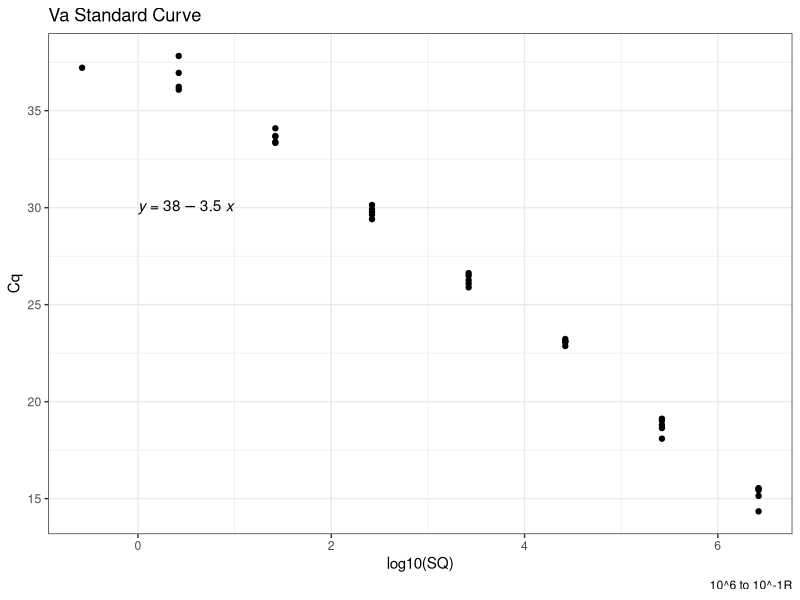
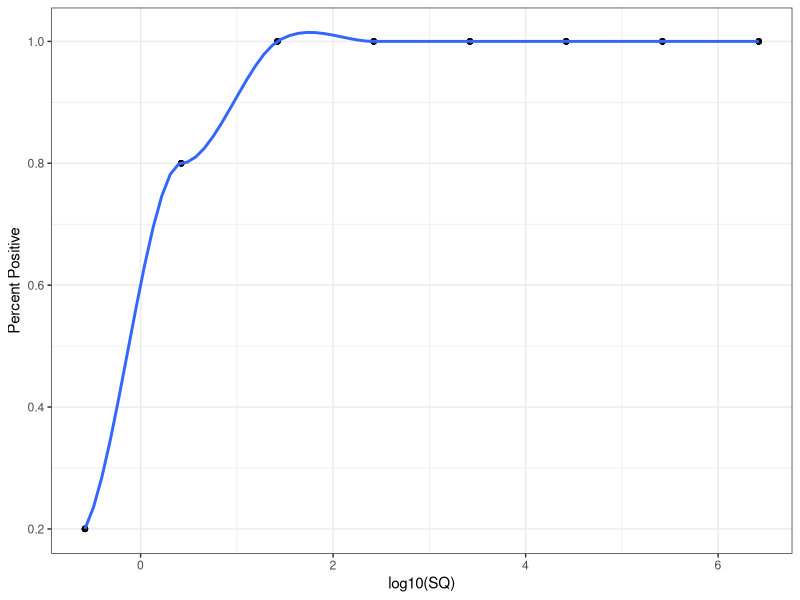

Recreate these plots in R, in order.
## ---- chunk 1
library(here)
library(tidyverse)
library(ggpubr)
## ---- chunk 2
va<- read_csv(here("data", "raw_data", "qpcr", "va", "va_c2_bo_daily_57.csv"))
## ---- chunk 3
va<-
  va %>%
  filter(Content %in% "Std")
## ---- chunk 4
va %>%
  ggplot() + 
  geom_point(
    aes(x = log10(SQ),
        y = Cq)) +
  theme_bw()+
  labs(title = "Va Standard Curve",
       caption = "10^6 to 10^-1R") + 
  stat_regline_equation(
    aes(x = log10(SQ),
        y = Cq),
    label.x = 0,
    label.y = 30)
## ---- chunk 5
lod_va <- va %>% 
  dplyr::select(Cq, SQ) %>%
  group_by(SQ) %>%
  na.omit() %>% 
  tally() %>%
  mutate(percentage = n / 5) %>%
  full_join(va) %>%
  dplyr::select(percentage, Cq, SQ)
## ---- chunk 6
ggplot(lod_va,aes(x = log10(SQ), y = percentage)) + 
  geom_point() + 
  geom_smooth(span = 0.3) +
  #stat_regline_equation(label.y = 1, aes(label = ..eq.label..)) +
  #stat_regline_equation(label.y = 0.6, aes(label = ..rr.label..)) +
    theme_bw()+
  labs(y = "Percent Positive")
## ---- chunk 7
LOD<- 10^1.2
## ---- chunk 8
LOD_Cq<- (-3.528*1.2) + 38.863
